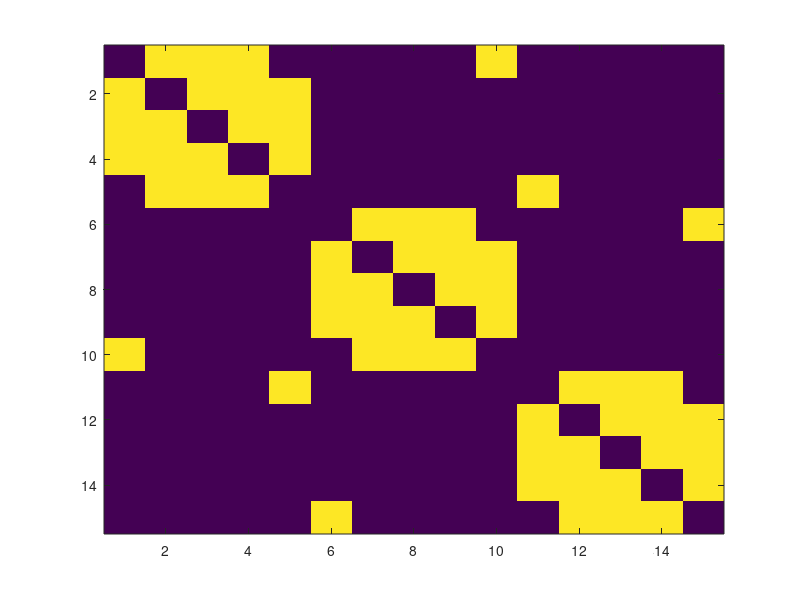

Write the MATLAB code that produced this figure.
T = ones(5,5);
T(1,1) = 0;
T(2,2) = 0;
T(3,3) = 0;
T(4,4) = 0;
T(5,5) = 0;
T(1,5) = 0;
T(5,1) = 0;

TT = zeros(15,15);
TT(1:5,1:5) = T;
TT(6:10,6:10) = T;
TT(11:15,11:15) = T;

TT(1, 5 + 5) = 1;
TT(5 + 5, 1) = 1;

TT(1 + 5, 5 + 10) = 1;
TT(5 + 10, 1 + 5) = 1;

TT(1 + 10, 5) = 1;
TT(5, 1 + 10) = 1;

imagesc(TT);